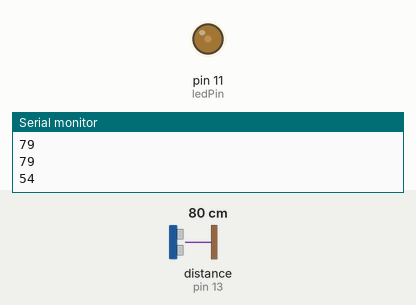
This sketch was run on a simulated Arduino Uno, built with avr-gcc and run on an emulated ATmega328P. Parts: output pins drawn as LEDs (lit = HIGH), the last lines printed to the serial monitor. Wiring (inferred from the names in the program): ultrasonic range finder: trigger pin 12; echo pin 13. The test bench sets the inputs (shaded band); at power-on: distance to the obstacle (sensor on pin 13) 80 cm. The echo pulse lasts 58.3 µs per cm; pins used as bus, display or sensor lines are not drawn.

Above: at 1.2 s.
1.3 s: distance to the obstacle (sensor on pin 13) set to 2 cm
At 2.9 s:
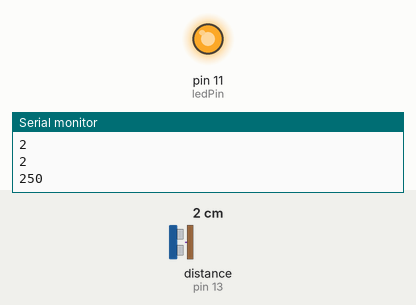
3.3 s: distance to the obstacle (sensor on pin 13) set to 35 cm
At 4.6 s:
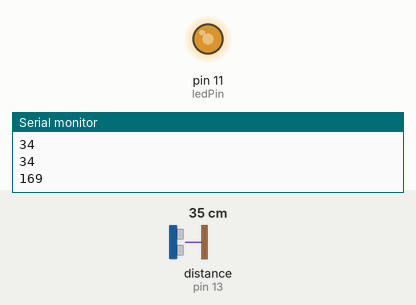
5.1 s: distance to the obstacle (sensor on pin 13) set to 60 cm
At 6.4 s:
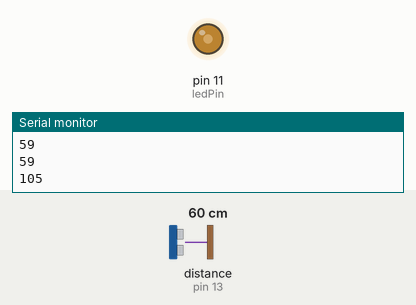
Timing chart, 0 to 8.1 s (numbered marks = the images above; inputs shaded):
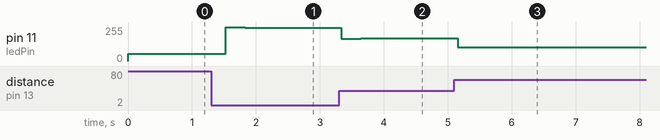

The sketch:

USdistLEDmapFC.ino
```cpp
int trigPin=12; int echoPin=13;
int ledPin = 11;
long duration,cm;

void setup() {
  // put your setup code here, to run once:
  Serial.begin(9600);
   pinMode(trigPin,OUTPUT);
  pinMode(echoPin,INPUT);
  pinMode(ledPin,OUTPUT);
}


void loop() {
  // put your main code here, to run repeatedly:
   digitalWrite(trigPin,LOW);   delayMicroseconds(5);
  digitalWrite(trigPin,HIGH);  delayMicroseconds(10);
  digitalWrite(trigPin,LOW);

  duration = pulseIn(echoPin,HIGH);

  cm=(duration/2)/29.1; //*0.0341
  if (cm==0){
    cm=250;
  }
  Serial.println(cm);
    Serial.println(cm);
  /*Serial.print(cm);
  Serial.print(" cm");
  Serial.println();
  delay(100);*/
  cm=map(cm,0,100,255,0);
     analogWrite(ledPin, cm);
      Serial.println(cm);
     delay(300);

}
```

Measured:
- after the input at 1.3 s, pin 11 (ledPin): 54/255 → 253/255 after 0.23 s, → 250/255 0.30 s later
- after the input at 3.3 s, pin 11 (ledPin): 250/255 → 166/255 at once, → 169/255 0.30 s later
- after the input at 5.1 s, pin 11 (ledPin): 169/255 → 105/255 after 0.06 s
